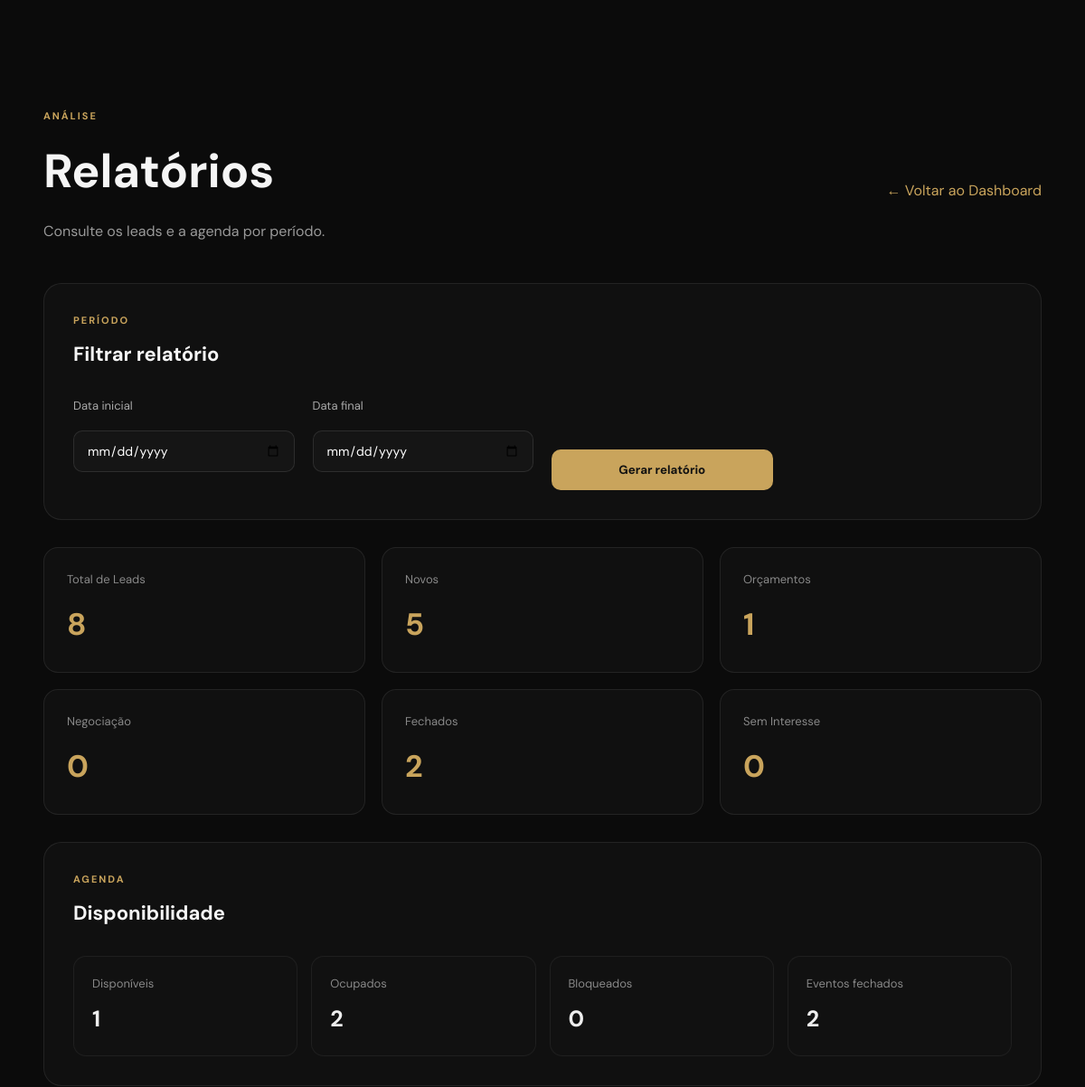
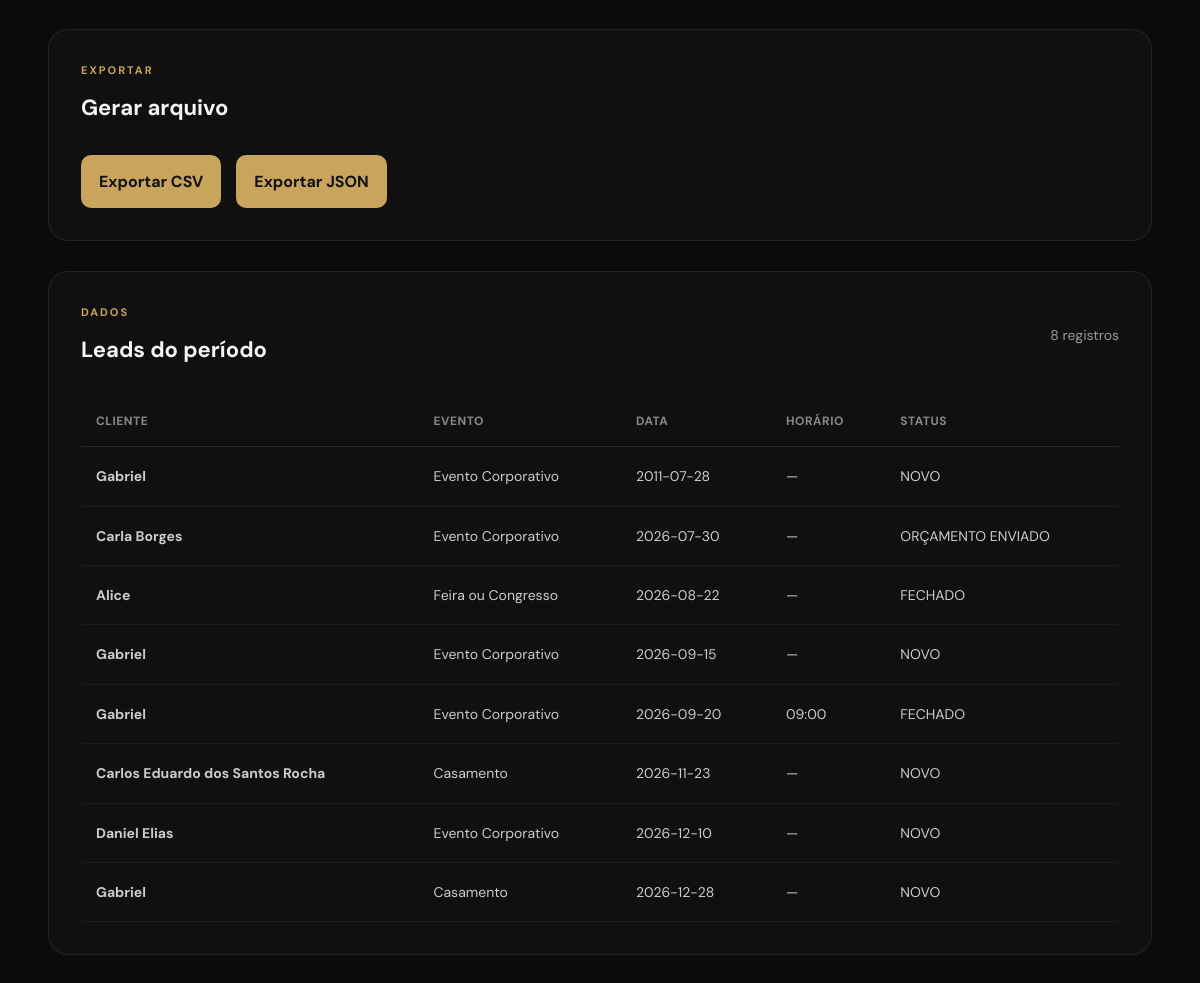
The app's page /admin/relatorios/ (signed in) with its own data (2 pictures, top to bottom).
### tables this page shows
CREATE TABLE leads (

            id INTEGER PRIMARY KEY AUTOINCREMENT,

            name TEXT NOT NULL,

            email TEXT NOT NULL,

            phone TEXT NOT NULL,

            event_type TEXT NOT NULL,

            event_date TEXT,

            event_location TEXT,

            guest_count INTEGER,

            details TEXT,

            status TEXT NOT NULL DEFAULT 'NOVO',

            created_at TIMESTAMP DEFAULT CURRENT_TIMESTAMP

        , notes TEXT, event_time TEXT, availability_id INTEGER);

### routes/reports.py (the view)
@reports_bp.route("/")
@login_required
def reports():
    start_date = request.args.get("start_date", "").strip()
    end_date = request.args.get("end_date", "").strip()
    stats = {
        "total_leads": 0,
        "novos": 0,
        "contato": 0,
        "orcamento": 0,
        "negociacao": 0,
        "fechados": 0,
        "sem_interesse": 0,
        "eventos_confirmados": 0,
        "horarios_disponiveis": 0,
        "horarios_ocupados": 0,
        "horarios_bloqueados": 0,
    }
    leads = []
    slots = []
    connection = get_connection()
    date_conditions = []
    date_params = []
    if start_date:
        date_conditions.append("event_date >= ?")
        date_params.append(start_date)
    if end_date:
        date_conditions.append("event_date <= ?")
        date_params.append(end_date)
    where_clause = ""
    if date_conditions:
        where_clause = "WHERE " + " AND ".join(date_conditions)
    leads = connection.execute(
        f"""
        SELECT *
        FROM leads
        {where_clause}
        ORDER BY event_date ASC, event_time ASC
        """,
        date_params
    ).fetchall()
    stats["total_leads"] = len(leads)
    for lead in leads:
        status = lead["status"]
        if status == "NOVO":
            stats["novos"] += 1
        elif status == "CONTATO REALIZADO":
            stats["contato"] += 1
        elif status == "ORÇAMENTO ENVIADO":
            stats["orcamento"] += 1
        elif status == "NEGOCIAÇÃO":
            stats["negociacao"] += 1
        elif status == "FECHADO":
            stats["fechados"] += 1
        elif status == "SEM INTERESSE":
            stats["sem_interesse"] += 1
    availability_conditions = []
    availability_params = []
    if start_date:
        availability_conditions.append("date >= ?")
        availability_params.append(start_date)
    if end_date:
        availability_conditions.append("date <= ?")
        availability_params.append(end_date)
    availability_where = ""
    if availability_conditions:
        availability_where = (
            "WHERE " + " AND ".join(availability_conditions)
        )
    slots = connection.execute(
        f"""
        SELECT *
        FROM availability
        {availability_where}
        ORDER BY date ASC, start_time ASC
        """,
        availability_params
    ).fetchall()
    for slot in slots:
        status = slot["status"]
        if status == "AVAILABLE":
            stats["horarios_disponiveis"] += 1
        elif status == "BOOKED":
            stats["horarios_ocupados"] += 1
        elif status == "BLOCKED":
            stats["horarios_bloqueados"] += 1
    stats["eventos_confirmados"] = sum(
        1 for lead in leads
        if lead["status"] == "FECHADO"
    )
    connection.close()
    return render_template(
        "admin/reports.html",
        stats=stats,
        leads=leads,
        slots=slots,
        start_date=start_date,
        end_date=end_date
    )

### auth_utils.py (called while the page is built, shortened)
def login_required(view):
    @wraps(view)
    def wrapped_view(*args, **kwargs):
        return view(*args, **kwargs)
    return wrapped_view

### database/database.py (called while the page is built)
def get_connection():
    connection = sqlite3.connect(DATABASE)
    connection.row_factory = sqlite3.Row
    return connection

### templates/admin/reports.html (shortened to what this page needs)
{% extends "base.html" %}
{% block content %}
<section class="admin-page">
    <div class="admin-container">
        <div class="admin-header">
            <div>
                <span class="admin-label">ANÁLISE</span>
                <h1>Relatórios</h1>
                <p>
                    Consulte os leads e a agenda por período.
                </p>
            </div>
            <a
                href="{{ url_for('admin.dashboard') }}"
                class="admin-back"
            >
                ← Voltar ao Dashboard
            </a>
        </div>
        <div class="agenda-card">
            <div class="agenda-card-header">
                <div>
                    <span class="admin-label">PERÍODO</span>
                    <h2>Filtrar relatório</h2>
                </div>
            </div>
            <form
                method="GET"
                action="{{ url_for('reports.reports') }}"
                class="agenda-form"
            >
                <div class="form-group">
                    <label for="start_date">
                        Data inicial
                    </label>
                    <input
                        type="date"
                        id="start_date"
                        name="start_date"
                        value="{{ start_date }}"
                    >
                </div>
                <div class="form-group">
                    <label for="end_date">
                        Data final
                    </label>
                    <input
                        type="date"
                        id="end_date"
                        name="end_date"
                        value="{{ end_date }}"
                    >
                </div>
                <div class="form-submit-wrapper">
                    <button
                        type="submit"
                        class="admin-button"
                    >
                        Gerar relatório
                    </button>
                </div>
            </form>
        </div>
        <div class="report-grid">
            <div class="report-card">
                <span>Total de Leads</span>
                <strong>{{ stats.total_leads }}</strong>
            </div>
            <div class="report-card">
                <span>Novos</span>
                <strong>{{ stats.novos }}</strong>
            </div>
            <div class="report-card">
                <span>Orçamentos</span>
                <strong>{{ stats.orcamento }}</strong>
            </div>
            <div class="report-card">
                <span>Negociação</span>
                <strong>{{ stats.negociacao }}</strong>
            </div>
            <div class="report-card">
                <span>Fechados</span>
                <strong>{{ stats.fechados }}</strong>
            </div>
            <div class="report-card">
                <span>Sem Interesse</span>
                <strong>{{ stats.sem_interesse }}</strong>
            </div>
        </div>
        <div class="agenda-card">
            <div class="agenda-card-header">
                <div>
                    <span class="admin-label">AGENDA</span>
                    <h2>Disponibilidade</h2>
                </div>
            </div>
            <div class="report-agenda">
                <div>
                    <span>Disponíveis</span>
                    <strong>
                        {{ stats.horarios_disponiveis }}
                    </strong>
                </div>
                <div>
                    <span>Ocupados</span>
                    <strong>
                        {{ stats.horarios_ocupados }}
                    </strong>
                </div>
                <div>
                    <span>Bloqueados</span>
                    <strong>
                        {{ stats.horarios_bloqueados }}
                    </strong>
                </div>
                <div>
                    <span>Eventos fechados</span>
                    <strong>
                        {{ stats.eventos_confirmados }}
                    </strong>
                </div>
            </div>
        </div>
        <div class="agenda-card">
            <div class="agenda-card-header">
                <div>
                    <span class="admin-label">EXPORTAR</span>
                    <h2>Gerar arquivo</h2>
                </div>
            </div>
            <div class="report-export">
                <a
                    href="{{ url_for(
                        'reports.export_csv',
                        start_date=start_date,
                        end_date=end_date
                    ) }}"
                    class="admin-button"
                >
                    Exportar CSV
                </a>
                <a
                    href="{{ url_for(
                        'reports.export_json',
                        start_date=start_date,
                        end_date=end_date
                    ) }}"
                    class="admin-button"
                >
                    Exportar JSON
                </a>
            </div>
        </div>
        <div class="agenda-card">
            <div class="agenda-card-header">
                <div>
                    <span class="admin-label">DADOS</span>
                    <h2>Leads do período</h2>
                </div>
                <span class="agenda-count">
                    {{ leads|length }} registros
                </span>
            </div>
            {% if leads %}
                <div class="report-table-wrapper">
                    <table class="report-table">
                        <thead>
                            <tr>
                                <th>Cliente</th>
                                <th>Evento</th>
                                <th>Data</th>
                                <th>Horário</th>
                                <th>Status</th>
                            </tr>
                        </thead>
                        <tbody>
                            {% for lead in leads %}
                                <tr>
                                    <td>
                                        <strong>
                                            {{ lead["name"] }}
                                        </strong>
                                    </td>
                                    <td>
                                        {{ lead["event_type"] }}
                                    </td>
                                    <td>
                                        {{ lead["event_date"] or "—" }}
                                    </td>
                                    <td>
                                        {{ lead["event_time"] or "—" }}
                                    </td>
                                    <td>
                                        {{ lead["status"] }}
                                    </td>
                                </tr>
                            {% endfor %}
                        </tbody>
                    </table>
                </div>
            {% endif %}
        </div>
    </div>
</section>
{% endblock %}

### records on screen
leads: name "Gabriel", event_type "Evento Corporativo", event_date "2011-07-28", lead "—", status "NOVO"
leads: name "Carla Borges", event_type "Evento Corporativo", event_date "2026-07-30", lead "—", status "ORÇAMENTO ENVIADO"
leads: name "Alice", event_type "Feira ou Congresso", event_date "2026-08-22", lead "—", status "FECHADO"
leads: name "Gabriel", event_type "Evento Corporativo", event_date "2026-09-15", lead "—", status "NOVO"
leads: name "Gabriel", event_type "Evento Corporativo", event_date "2026-09-20", event_time "09:00", status "FECHADO"
leads: name "Carlos Eduardo dos Santos Rocha", event_type "Casamento", event_date "2026-11-23", lead "—", status "NOVO"
leads: name "Daniel Elias", event_type "Evento Corporativo", event_date "2026-12-10", lead "—", status "NOVO"
leads: name "Gabriel", event_type "Casamento", event_date "2026-12-28", lead "—", status "NOVO"

### other values on screen
{{ stats.total_leads }} "8"
{{ stats.novos }} "5"
{{ stats.orcamento }} "1"
{{ stats.negociacao }} "0"
{{ stats.fechados }} "2"
{{ stats.sem_interesse }} "0"
{{ stats.horarios_disponiveis }} "1"
{{ stats.horarios_ocupados }} "2"
{{ stats.horarios_bloqueados }} "0"
{{ stats.eventos_confirmados }} "2"
{{ leads|length }} "8"
